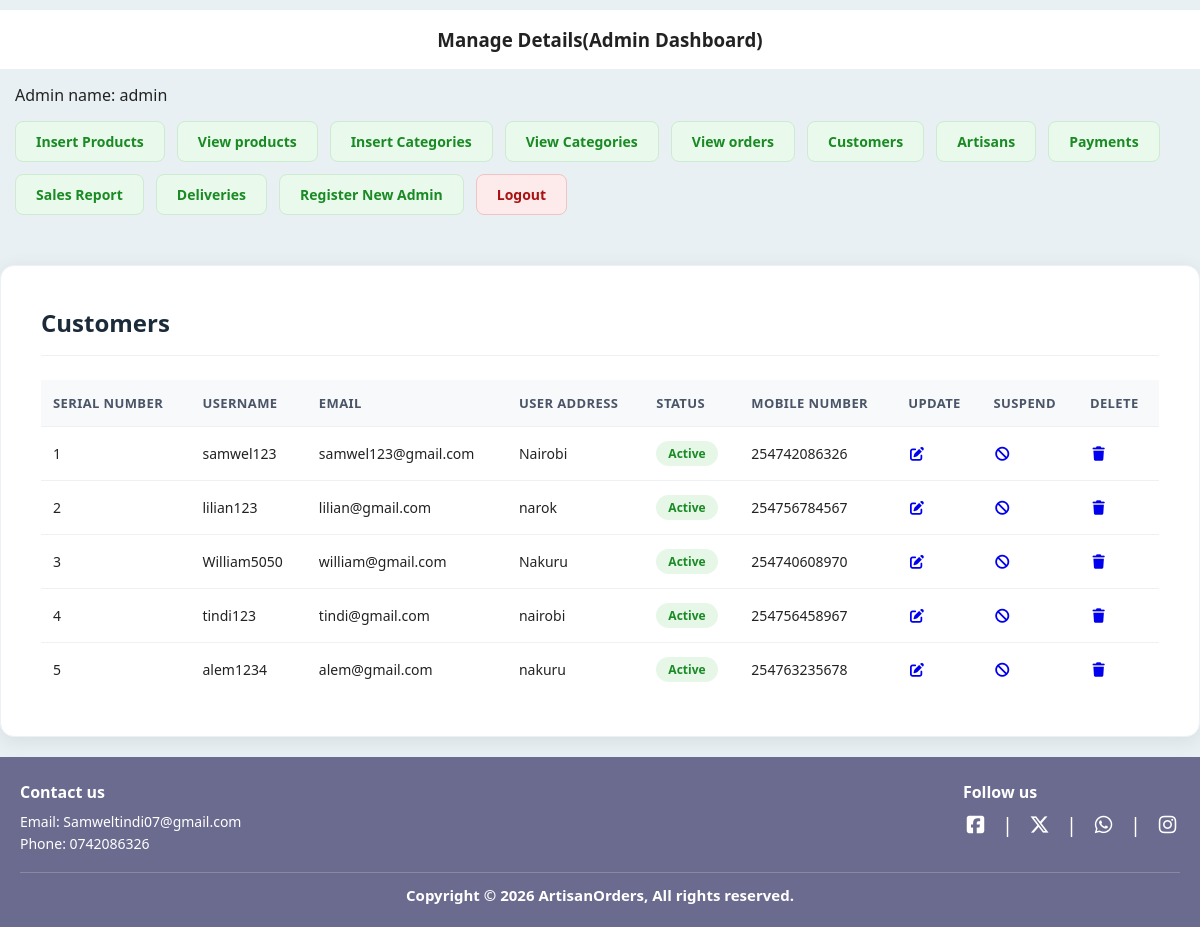
Page /Admin/index.php?view_customers (signed in) on the committed database.
### tables this page shows
CREATE TABLE `customers` (
  `customer_id` int(11) NOT NULL,
  `first_name` varchar(100) NOT NULL,
  `last_name` varchar(100) NOT NULL,
  `username` varchar(150) NOT NULL,
  `email` varchar(255) NOT NULL,
  `phone_number` varchar(50) NOT NULL,
  `address` varchar(255) NOT NULL,
  `user_ip` varchar(255) NOT NULL,
  `password` varchar(255) NOT NULL,
  `status` enum('active','suspended') NOT NULL DEFAULT 'active'
);

### Admin/view_customers.php (the view, shortened to what this page needs)
<div class="products-card">
<h3>Customers</h3>
<?php
$get_users="select * from customers";
$result = mysqli_query($conn,$get_users);
$rows_count = mysqli_num_rows($result);
if($rows_count == 0)
    {
        echo "<p style='text-align:center; padding:1rem;'>No customers yet.</p>";
    }else{
?>
<table class="table1">
    <thead>
        <tr>
            <th>Serial number</th>
            <th>Username</th>
            <th>Email</th>
            <th>User address</th>
            <th>Status</th>
            <th>Mobile number</th>
            <th>Update</th>
            <th>Suspend</th>
            <th>Delete</th>
        </tr>
    </thead>
    <tbody>
        <?php
        $number = 0;
        while($row_data=mysqli_fetch_assoc($result)){
            $customer_id = $row_data['customer_id'];
            $username = $row_data['username'];
            $email = $row_data['email'];
            $user_address = $row_data['address'];
            $customer_status = $row_data['status'];
            $phone = $row_data['phone_number'];
            $suspend_icon = ($customer_status === 'active') ? 'fa-ban' : 'fa-rotate-left';
            $suspend_title = ($customer_status === 'active') ? 'Suspend' : 'Unsuspend';
            $status_class = 'status-' . strtolower(htmlspecialchars($customer_status));
            $number++;
        ?>
        <tr>
            <td><?php echo (int) $number; ?></td>
            <td><?php echo htmlspecialchars($username); ?></td>
            <td><?php echo htmlspecialchars($email); ?></td>
            <td><?php echo htmlspecialchars($user_address); ?></td>
            <td><span class="status-badge <?php echo $status_class; ?>"><?php echo htmlspecialchars($customer_status); ?></span></td>
            <td><?php echo htmlspecialchars($phone); ?></td>
            <td><a href="index.php?edit_customers=<?php echo (int) $customer_id; ?>" title="Edit"><i class="fa-solid fa-pen-to-square"></i></a></td>
            <td><a href="./index.php?suspend_customer=<?php echo (int) $customer_id; ?>" title="<?php echo htmlspecialchars($suspend_title); ?>" onclick="return confirm('<?php echo htmlspecialchars($suspend_title); ?> this customer?');"><i class="fa-solid <?php echo $suspend_icon; ?>"></i></a></td>
            <td><a href="./index.php?delete_customer=<?php echo (int) $customer_id; ?>" title="Delete" onclick="return confirm('Delete this customer?');"><i class="fa-solid fa-trash"></i></a></td>
        </tr>
        <?php
        }
        ?>
    </tbody>
</table>
<?php } ?>
</div>

### style.css (style rules this page uses)
:root { --background-green: #60f378; --text-gray: #555; --footer-purple:#6b6b8f; --card-gray: #d9d9d9; --border: #e2e6ea; --navy: #14213d; --navy-soft: #2a3a5c; --teal: #0f8d2e; --teal--tint: #07f6f6; --text-muted: #6b7280; --danger: #c1443a; --teal-dark: #0b6b6d; }
*,*::before, *::after { box-sizing: border-box; margin: 0; padding: 0; }
body { font-family: system-ui, -apple-system, BlinkMacSystemFont,"Segoe UI",Roboto, Arial, Helvetica, sans-serif; background: var(--background-green); background-color: #60f378; color: #222; }
a { text-decoration: none; }

### Admin/index.php (style rules this page uses)
body { background-color: #E8F0F3; }

### Admin/view_customers.php (style rules this page uses)
.products-card { max-width: 1200px; margin: 20px auto; padding: 40px; background: #ffffff; border-radius: 14px; box-shadow: 0 4px 20px rgba(0,0,0,0.08); border: 1px solid #eef1f4; }
.products-card h3 { text-align: left; color: #1c2b3a; font-size: 1.5rem; font-weight: 700; border-bottom: 1px solid #eef1f4; padding-bottom: 16px; margin: 0 0 24px 0; }
.table1 { width: 100%; border-collapse: collapse; font-size: 14px; }
.table1 th, .table1 td { border: none; border-bottom: 1px solid #eef1f4; padding: 14px 12px; text-align: left; }
.table1 thead th { background-color: #f8f9fa; color: #4a5568; font-weight: 600; font-size: 13px; text-transform: uppercase; letter-spacing: 0.03em; }
.table1 tbody tr:last-child td { border-bottom: none; }
.table1 a { margin-right: 10px; }
.status-badge { display: inline-block; padding: 4px 12px; border-radius: 20px; font-size: 12px; font-weight: 600; text-transform: capitalize; }
.status-active { background-color: #e6f7e8; color: #1a8a24; }

### rows in the picture
customers: username "samwel123", email "samwel123@gmail.com", address "Nairobi", status "Active", phone_number "254742086326"
customers: username "lilian123", email "lilian@gmail.com", address "narok", status "Active", phone_number "254756784567"
customers: username "William5050", email "william@gmail.com", address "Nakuru", status "Active", phone_number "254740608970"
customers: username "tindi123", email "tindi@gmail.com", address "nairobi", status "Active", phone_number "254756458967"
customers: username "alem1234", email "alem@gmail.com", address "nakuru", status "Active", phone_number "254763235678"

### other values in the picture
$_SESSION['username'] "admin"
